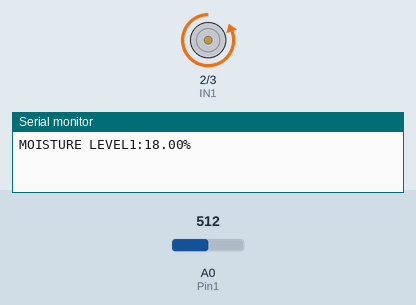
Simulated run of this sketch. Board: Arduino Uno, built with avr-gcc and run on an emulated ATmega328P. Shown: motor-driver pin pairs drawn as motors (green arrow = first pin HIGH = forward, orange = second pin HIGH = backward, longer = more drive), the last lines printed to the serial monitor. The inputs (shaded band) are chosen by the test bench; at power-on: A0 (Pin1) = 512.

Above: at 10.6 s.
At 110.6 s:
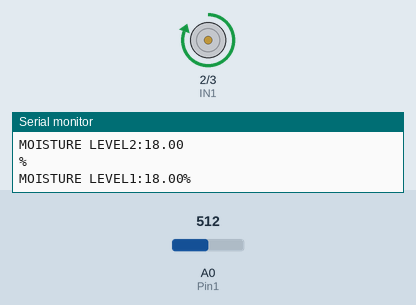
At 120.6 s:
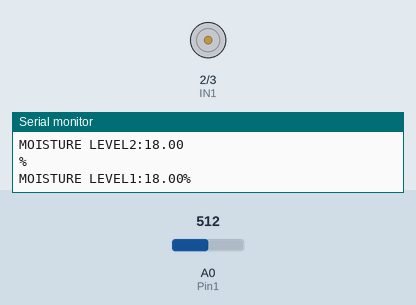
Timing chart, 0 to 122.1 s (numbered marks = the images above):
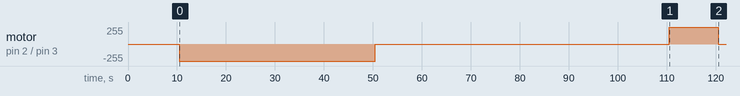

Measured:
- by itself, motor on pin 2 (IN1) / pin 3 (IN2): stopped → backward 255/255 at 10.5 s, → stopped 40.0 s later, → forward 255/255 60.0 s later, → stopped 10.0 s later

The sketch:

watersystem.ino
```cpp
int IN1 = 2;
int IN2 = 3; // Vi starter med at definere alle vores pins som kommer til at tænde og slukke for pumperne i vores switch board

int Pin1 = A0;
int Pin2 = A1; //Dette er vores pins som modtager data fra vores fugt måler

float value1 = 0;
float value2 = 0; //Disse variabler er vores værdier fra fugtmåleren

void setup() { //Vores setup funktion
  Serial.begin(9600); //Her fortæller vi vores arduino hvor hurtigt den skal sende data til vores sketch monitor(vores data vindue)
  pinMode(IN1, OUTPUT);
  pinMode(IN2, OUTPUT);// Vi definere bare vores pins IN1 og IN2 til at de skal sende et signal ud istedet for at modtage et

  pinMode(Pin1, INPUT); //Her sætter vi vores Pin1 og Pin2 til at de skal modtage data og signaler
  pinMode(Pin2, INPUT);

  digitalWrite(IN1, HIGH);
  digitalWrite(IN2, HIGH); //Her sætter vi vores pins IN1 og IN2 til at de skal udsende en strøm, som man kan se ved at pumperne starter

  delay(500); // Vi venter bare lige et halvt sekund
}
void loop() { //Her begynder det sjove

  Serial.print("MOISTURE LEVEL1:"); //Vi sætter programmet til at skrive MOISTURE LEVEL1: på vores sketch monitor
  value1 = analogRead(Pin1); // Vi læser dataet fra Pin1 som får data fra vores ene fugtmåler
  float moisPercent1 = map(value1, 570, 253, 0, 100); // Vi sætter dataet fra fra fugtmåleren op så den bliver delt op i procent.
  //Den er delt op i (vores værdi fra fugtmåleren, mindste værdi i data intervallet, maks værdi i data intervallet, mindste nye værdi, højeste nye værdi)
  Serial.print(moisPercent1); //Her skriver vi vores fugt niveau i procent på vores sketch monitor
  Serial.println("%");// Så skriver vi bare % for at vi kan se det er % på vores sketch monitor
  if (moisPercent1 > 80) //Her spørger vi programmet om fugt niveauet er over 80%
  {
    digitalWrite(IN1, LOW); // Hvis ja sætter vi IN1 til LOW så den ikke udsender en strøm, og effektivt slukker for pumpen
  }
  else // Hvis den ikke er over 80%, så gør vi nedenstående
  {
    digitalWrite(IN1, HIGH); // Vi sætter IN1 til HIGH så vi for den til at udsende en strøm, og effektivt tænder pumpen
    delay(10000); //så venter vi i 10 sekunder mens den pumper vand med pumpen
    digitalWrite(IN1, LOW); // nu slukker vi den så igen ved at sætte IN1 til LOW
    delay(30000); // nu venter vi så 30 sekunder så vandet kan nå at fordele sig før vi tager endnu en måling
  }

  Serial.print("MOISTURE LEVEL2:");
  value2 = analogRead(Pin2);
  float moisPercent2 = map(value2, 570, 253, 0, 100);
  Serial.println(moisPercent2);
  Serial.println("%");
  if (moisPercent2 > 80)
  {
    digitalWrite(IN2, LOW);
  }
  else
  {
    digitalWrite(IN2, HIGH);
    delay(10000);
    digitalWrite(IN2, LOW);
    delay(30000);
  }
  // I den her blok gør vi præcist det samme som før men bare for vores anden fugtmåler, pumpe, og de to andre pins

  digitalWrite(IN1, LOW);//Her slukker programmet for den ene pumpe for at kunne bedst at tage den næste måling
  digitalWrite(IN2, LOW); //Her slukker programmet for den anden pumpe for at kunne bedst at tage den næste måling
  delay(30000);//Her venter programmet i 30 sekunder på at tage en ny måling
}
```
